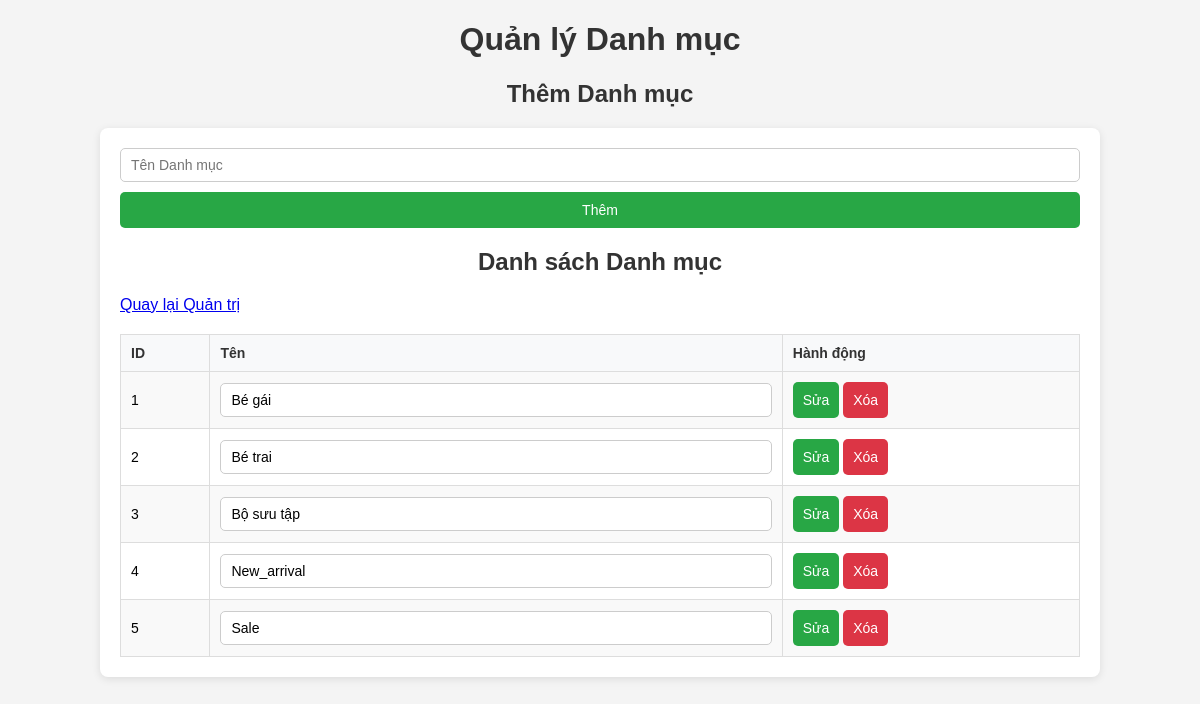
/admin/manage_categories.php, run on the app's committed database.
### tables this page shows
CREATE TABLE `categories` (
  `id` int(11) NOT NULL,
  `name` varchar(255) NOT NULL
);

### admin/manage_categories.php (the view, shortened to what this page needs)
<?php
include '../db.php';
$sql = "SELECT * FROM categories";
$stmt = $pdo->query($sql);
$categories = $stmt->fetchAll(PDO::FETCH_ASSOC);
?>
<!DOCTYPE html>
<html>
<head>
    <link rel="stylesheet" href="./css/manage_subcategories.css">
</head>
<body>
    <h1>Quản lý Danh mục</h1>
    <h2>Thêm Danh mục</h2>
    <main>
        <form method="POST">
            <input type="text" name="name" placeholder="Tên Danh mục" required>
            <button type="submit" name="add">Thêm</button>
        </form>
        <h2>Danh sách Danh mục</h2>
        <a href="./dashboard.php">Quay lại Quản trị</a>
        <table border="1">
            <tr>
                <th>ID</th>
                <th>Tên</th>
                <th>Hành động</th>
            </tr>
            <?php foreach ($categories as $category) { ?>
                <tr>
                    <form method="POST">
                        <td><?php echo $category['id']; ?></td>
                        <td><input type="text" name="name" value="<?php echo $category['name']; ?>"></td>
                        <td>
                            <button type="submit" name="edit" value="1">Sửa</button>
                            <button type="submit" name="delete" value="1" onclick="return confirm('Bạn có chắc chắn muốn xóa?');">Xóa</button>
                        </td>
                    </form>
                </tr>
            <?php } ?>
        </table>
    </main>
</body>
</html>

### admin/css/manage_subcategories.css (style rules this page uses)
body { font-family: Arial, sans-serif; margin: 0; padding: 0; background-color: #f4f4f4; }
h1, h2 { text-align: center; color: #333; }
main { width: 80%; margin: 20px auto; background: #fff; padding: 20px; border-radius: 8px; box-shadow: 0 2px 8px rgba(0, 0, 0, 0.1); }
form { display: flex; flex-direction: column; gap: 10px; margin-bottom: 20px; }
input[type="text"], select { padding: 8px 10px; border: 1px solid #ccc; border-radius: 5px; width: 100%; box-sizing: border-box; font-size: 14px; }
button { padding: 10px; border: none; background-color: #28a745; color: #fff; border-radius: 5px; cursor: pointer; font-size: 14px; transition: background-color 0.3s ease; }
table { width: 100%; border-collapse: collapse; margin-top: 20px; font-size: 14px; }
table th, table td { border: 1px solid #ddd; padding: 10px; text-align: left; }
table th { background-color: #f8f9fa; color: #333; }
table tr:nth-child(even) { background-color: #f9f9f9; }
button[type="submit"][name="delete"] { background-color: #dc3545; }

### data on the page
categories: id "1", name "Bé gái"
categories: id "2", name "Bé trai"
categories: id "3", name "Bộ sưu tập"
categories: id "4", name "New_arrival"
categories: id "5", name "Sale"
